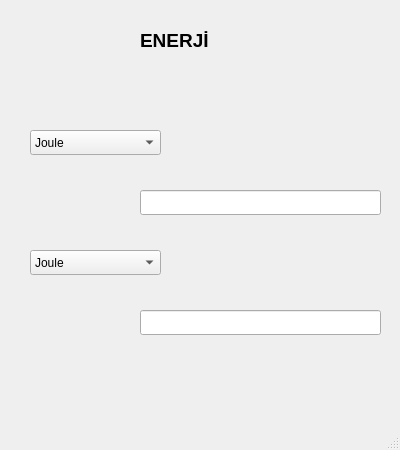
<?xml version="1.0" encoding="UTF-8"?>
<ui version="4.0">
 <class>MainWindow_enerji</class>
 <widget class="QMainWindow" name="MainWindow_enerji">
  <property name="geometry">
   <rect>
    <x>0</x>
    <y>0</y>
    <width>400</width>
    <height>450</height>
   </rect>
  </property>
  <property name="windowTitle">
   <string>ENERJİ</string>
  </property>
  <widget class="QWidget" name="centralwidget">
   <widget class="QComboBox" name="comboBox">
    <property name="geometry">
     <rect>
      <x>30</x>
      <y>130</y>
      <width>131</width>
      <height>25</height>
     </rect>
    </property>
    <item>
     <property name="text">
      <string>Joule</string>
     </property>
    </item>
    <item>
     <property name="text">
      <string>DekaJoule</string>
     </property>
    </item>
    <item>
     <property name="text">
      <string>HektoJoule</string>
     </property>
    </item>
    <item>
     <property name="text">
      <string>KiloJoule</string>
     </property>
    </item>
    <item>
     <property name="text">
      <string>MegaJoule</string>
     </property>
    </item>
    <item>
     <property name="text">
      <string>GigaJoule</string>
     </property>
    </item>
    <item>
     <property name="text">
      <string>DesiJoule</string>
     </property>
    </item>
    <item>
     <property name="text">
      <string>SantiJoule</string>
     </property>
    </item>
    <item>
     <property name="text">
      <string>MiliJoule</string>
     </property>
    </item>
    <item>
     <property name="text">
      <string>MikroJoule</string>
     </property>
    </item>
    <item>
     <property name="text">
      <string>NanoJoule</string>
     </property>
    </item>
    <item>
     <property name="text">
      <string>Kalori</string>
     </property>
    </item>
    <item>
     <property name="text">
      <string>KiloKalori</string>
     </property>
    </item>
    <item>
     <property name="text">
      <string>BeygirGücü Saat</string>
     </property>
    </item>
    <item>
     <property name="text">
      <string>BTU</string>
     </property>
    </item>
    <item>
     <property name="text">
      <string>Elektron Volt</string>
     </property>
    </item>
    <item>
     <property name="text">
      <string>Erg</string>
     </property>
    </item>
    <item>
     <property name="text">
      <string>KiloWatt Saat</string>
     </property>
    </item>
   </widget>
   <widget class="QLabel" name="label">
    <property name="geometry">
     <rect>
      <x>140</x>
      <y>30</y>
      <width>91</width>
      <height>21</height>
     </rect>
    </property>
    <property name="font">
     <font>
      <pointsize>14</pointsize>
      <weight>75</weight>
      <bold>true</bold>
     </font>
    </property>
    <property name="text">
     <string>ENERJİ</string>
    </property>
   </widget>
   <widget class="QLineEdit" name="lineEdit">
    <property name="geometry">
     <rect>
      <x>140</x>
      <y>190</y>
      <width>241</width>
      <height>25</height>
     </rect>
    </property>
   </widget>
   <widget class="QLineEdit" name="lineEdit_2">
    <property name="geometry">
     <rect>
      <x>140</x>
      <y>310</y>
      <width>241</width>
      <height>25</height>
     </rect>
    </property>
   </widget>
   <widget class="QComboBox" name="comboBox_3">
    <property name="geometry">
     <rect>
      <x>30</x>
      <y>250</y>
      <width>131</width>
      <height>25</height>
     </rect>
    </property>
    <item>
     <property name="text">
      <string>Joule</string>
     </property>
    </item>
    <item>
     <property name="text">
      <string>DekaJoule</string>
     </property>
    </item>
    <item>
     <property name="text">
      <string>HektoJoule</string>
     </property>
    </item>
    <item>
     <property name="text">
      <string>KiloJoule</string>
     </property>
    </item>
    <item>
     <property name="text">
      <string>MegaJoule</string>
     </property>
    </item>
    <item>
     <property name="text">
      <string>GigaJoule</string>
     </property>
    </item>
    <item>
     <property name="text">
      <string>DesiJoule</string>
     </property>
    </item>
    <item>
     <property name="text">
      <string>SantiJoule</string>
     </property>
    </item>
    <item>
     <property name="text">
      <string>MiliJoule</string>
     </property>
    </item>
    <item>
     <property name="text">
      <string>MikroJoule</string>
     </property>
    </item>
    <item>
     <property name="text">
      <string>NanoJoule</string>
     </property>
    </item>
    <item>
     <property name="text">
      <string>Kalori</string>
     </property>
    </item>
    <item>
     <property name="text">
      <string>KiloKalori</string>
     </property>
    </item>
    <item>
     <property name="text">
      <string>BeygirGücü Saat</string>
     </property>
    </item>
    <item>
     <property name="text">
      <string>BTU</string>
     </property>
    </item>
    <item>
     <property name="text">
      <string>Elektron Volt</string>
     </property>
    </item>
    <item>
     <property name="text">
      <string>Erg</string>
     </property>
    </item>
    <item>
     <property name="text">
      <string>KiloWatt Saat</string>
     </property>
    </item>
   </widget>
  </widget>
  <widget class="QMenuBar" name="menubar">
   <property name="geometry">
    <rect>
     <x>0</x>
     <y>0</y>
     <width>400</width>
     <height>26</height>
    </rect>
   </property>
  </widget>
  <widget class="QStatusBar" name="statusbar"/>
 </widget>
 <resources/>
 <connections/>
</ui>
